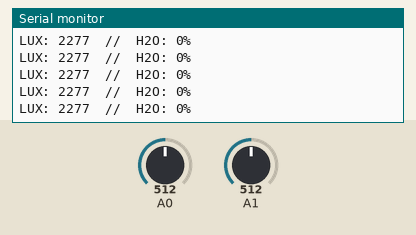
The sketch below on a simulated Arduino Uno, built with avr-gcc and run on an emulated ATmega328P. On the bench: the last lines printed to the serial monitor. The test bench sets the inputs (shaded band); at power-on: A0 = 512, A1 = 512.

Above: at 1.3 s.
1.4 s: A0 set to 716
At 1.68 s:
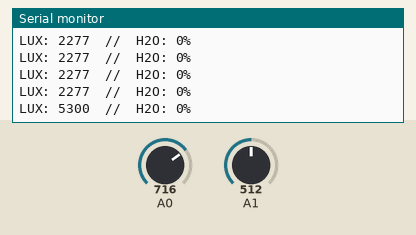
2.9 s: A1 set to 306
At 2.93 s:
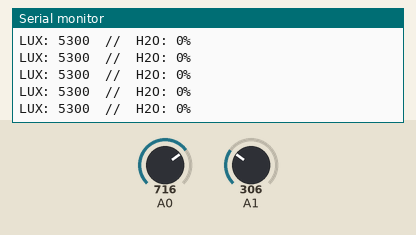
4.4 s: A1 set to 140
At 4.43 s:
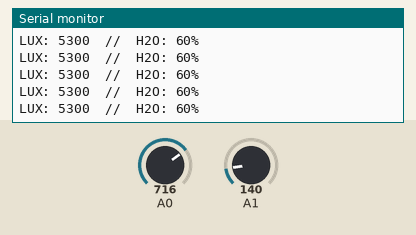
5.9 s: A0 set to 900
At 5.93 s:
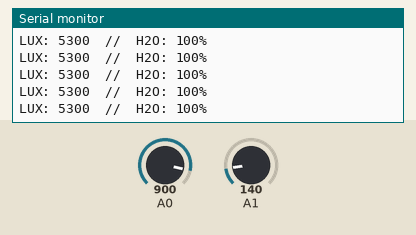
Timing chart, 0 to 8.4 s (numbered marks = the images above; inputs shaded):
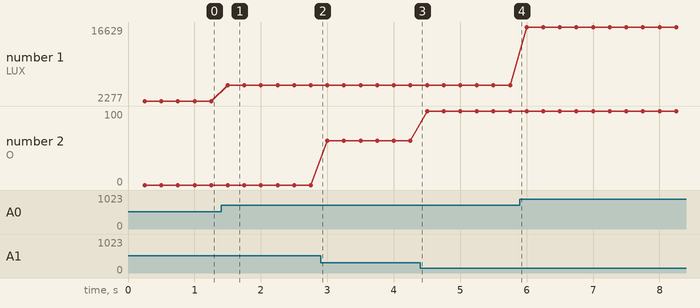

Measured:
- after the input at 1.4 s, the serial monitor: prints a new line after 0.10 s (image 1)
- plotted number 1: 2277 → 5300 after the input at 1.4 s, 5300 → 16629 after the input at 5.9 s
- plotted number 2: 0 → 60 after the input at 2.9 s, 60 → 100 after the input at 4.4 s

The sketch:

Sensors.ino
```cpp
#include <arduino-timer.h>

const bool VERBOSE = true;
const int VIN = 5;
const int R_LUX = 220; // 220 Ohm pulldown resistor

/* H2O Settings */
long h2oPollInterval = 250;   // Sensor reading interval (in seconds)
int h2oThreshold = 25;         // Rotor disabled, red light if h2oReading < h2oThreshold
int h2oReading;                // Raw measurement from capacitive soil moisture sensor
int h2oWetReading = 207;       // Raw measurement for fully submerged sensor
int h2oDryReading = 456;       // Raw measurement for dry sensor
int h2oPercent = 0;            // H2O percentage (after calibration)

/* LUX Settings */
long luxPollInterval = 250;  // Sensor reading interval (in seconds)
int luxThreshold = 150;       // Rotor disabled, blue LED if lux < luxThreshold
int luxReading;               // Raw measurement from photoresistor
int lux;                      // Light measurement in flux units

// Instantiate timer for handling timed intervals
auto timer = timer_create_default();
long pingInterval = 1000;

/*
 * Periodically write messages to Serial Port
 */
bool ping(void *) {
  // Serial.println("H2O READING: " + String(h2oReading));
  Serial.print("LUX: " + String(lux) + "  //  ");

  if(h2oPercent > 100) {
    Serial.println("H2O: 100%");
  } else if(h2oPercent < 0) {
    Serial.println("H2O: 0%");
  } else if(h2oPercent >= 0 && h2oPercent < 100) {
    Serial.println("H2O: " + String(h2oPercent) + "%");
  }
}

/*
 * Light Sensor Polling
 */
bool pollLUXSensor(void *) {

  // Get sensor reading
  luxReading = analogRead(A0);

  // Calculate LUX from circuit parameters
  float vout = float(luxReading) * VIN / float(1023);
  float rldr = (R_LUX * (VIN - vout)) / vout;
  lux = 500 / (rldr/1000);

  return true;
}

/*
 * Moisture Sensor Polling
 */
bool pollH2OSensor(void *) {
  // Get sensor reading
  h2oReading = analogRead(A1);

  // Calculate H2O percentage based on (calibrated) raw readings
  h2oPercent = map(h2oReading, h2oDryReading, h2oWetReading, 0, 100);

  return true;
}

void setup() {
  // Open serial port, set the baud rate to 9600 bps
  Serial.begin(9600);

  // Set up polling
  timer.every(luxPollInterval, pollLUXSensor);
  timer.every(h2oPollInterval, pollH2OSensor);
  timer.every(min(luxPollInterval, h2oPollInterval), ping);
}

void loop() {
  // Advance timer
  timer.tick();
}
```
